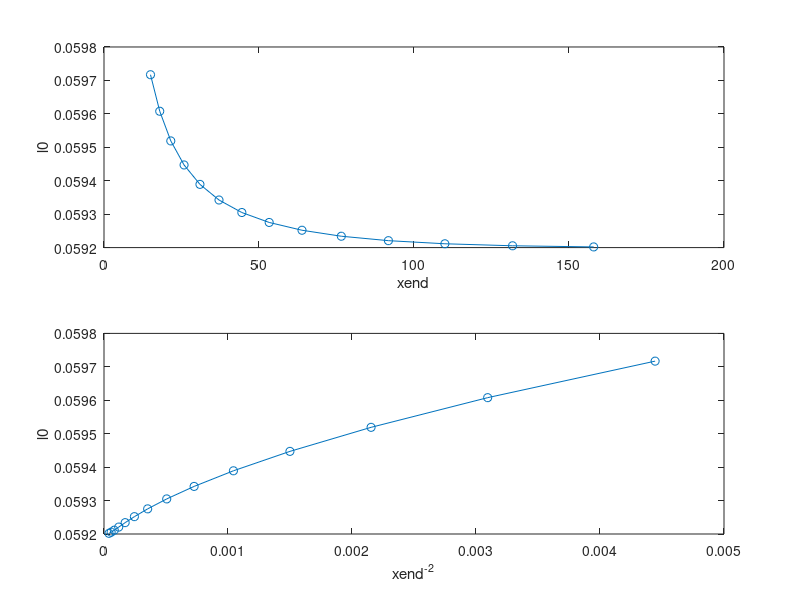

Here is the MATLAB script that generated this plot:
%{
n = 300;
t = 150;
xmax = 15;
x = tan((0:n-1)*atan(sqrt(xmax))/(n-1)).^2;
z = tan((0.5:1:n-1.5)*atan(sqrt(xmax))/(n-1)).^2;
n_increase = 7;
s = 0.138673;
u = 4 - 6*s;
%}
for iterate = 1:0

scaled_K_of_c_march
K = 3*sqrt(2*pi)*KI;
p1 = polyfit(K(end-1:end).^u,lambda(end-1:end),1);
l0(iterate) = p1(2);
x_val(iterate) = xmax;

scale = x(n)/x(n-1);

for k = 1:n_increase
    x(n+k) = x(n) * scale^(k);
    z(n+k-1) = z(n-1) * scale^(k);
end

n = n+n_increase;
xmax = x(n);
end
load n600xiterate

hold on
subplot(2,1,1)
plot(x_val, l0,'o-')
xlabel('xend')
ylabel('l0')

hold on
subplot(2,1,2)
plot(x_val.^(-2), l0,'o-')
xlabel('xend^{-2}')
ylabel('l0')